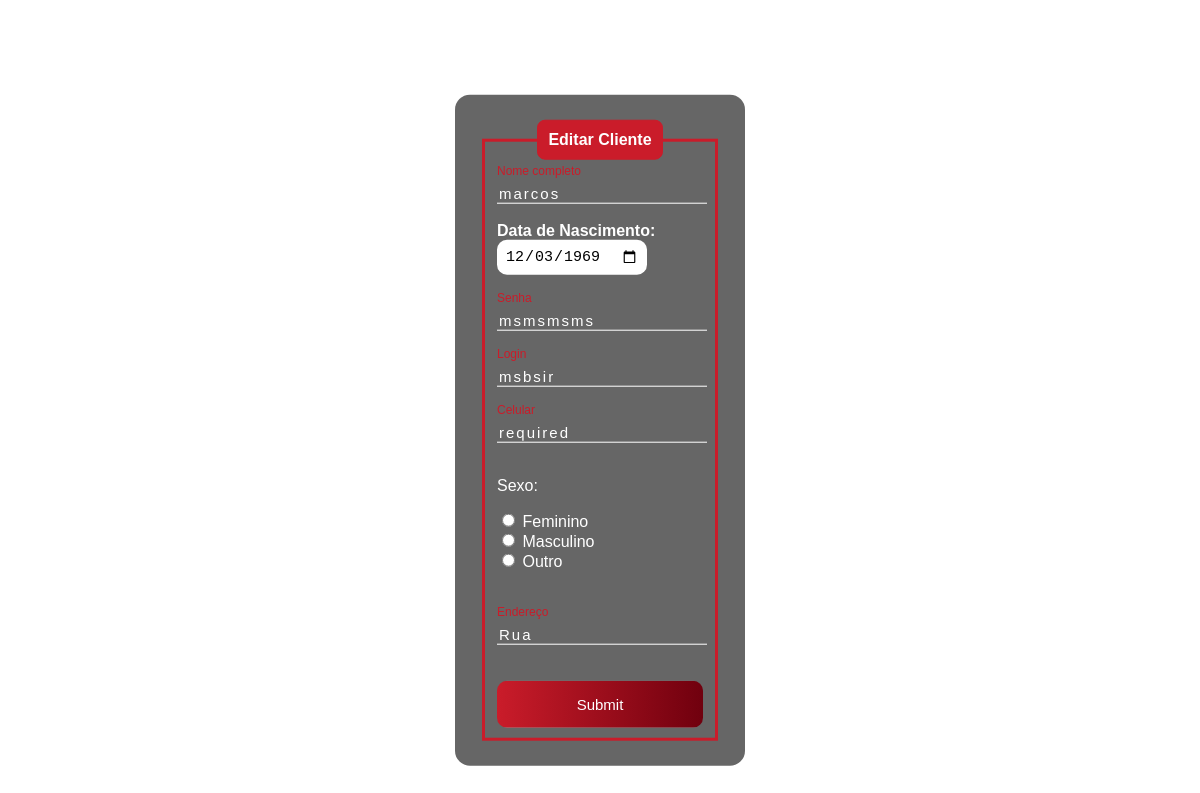
The page /admin/usuarios.php?id=129 on the database its author committed.
### tables this page shows
CREATE TABLE `usuarios` (
  `id` int(11) NOT NULL,
  `nome` varchar(80) NOT NULL,
  `nomeMaterno` varchar(255) NOT NULL,
  `dataNasc` date NOT NULL,
  `sexo` varchar(15) NOT NULL,
  `cpf` varchar(20) NOT NULL,
  `celular` varchar(20) NOT NULL,
  `telefoneFixo` varchar(20) NOT NULL,
  `endereco` varchar(255) NOT NULL,
  `login` varchar(20) NOT NULL,
  `senha` varchar(20) NOT NULL,
  `adm` char(1) NOT NULL,
  `dono` char(1) NOT NULL
);

### admin/usuarios.php (the view, shortened to what this page needs)
<?php
    include_once('../php/config.php');
    if(!empty($_GET['id']))
    {
        $id = $_GET['id'];
        $sqlSelect = "SELECT * FROM usuarios WHERE id=$id";
        $result = $conexao->query($sqlSelect);
        if($result->num_rows > 0)
        {
            while($user_data = mysqli_fetch_assoc($result))
            {
                $nome = $user_data['nome'];
                $dataNasc = $user_data['dataNasc'];
                $sexo = $user_data['sexo'];
                $celular = $user_data['celular'];
                $endereco = $user_data['endereco'];
                $login = $user_data['login'];
                $senha = $user_data['senha'];
            }
        }
        else
        {
            header('Location: ../admin/indexadm.php');
        }
    }
    else
    {
        header('Location: ../admin/indexadm.php');
    }
?>
<!DOCTYPE html>
<html lang="pt-bt">
<head>
</head>
<body>
    <div class="box">
        <form action="../php/saveEdit.php" method="POST">
            <fieldset>
                <legend><b>Editar Cliente</b></legend>
                <br>
                <div class="inputBox">
                    <input type="text" name="nome" id="nome" class="inputUser" value=<?php echo $nome;?> required>
                    <label for="nome" class="labelInput">Nome completo</label>
                </div>
                <br>
                <label for="data_nascimento"><b>Data de Nascimento:</b></label>
                <input type="date" name="data_nascimento" id="data_nascimento" value=<?php echo $dataNasc;?> required>
                <br><br><br>
                <div class="inputBox">
                    <input type="text" name="senha" id="senha" class="inputUser" value=<?php echo $senha;?> required>
                    <label for="senha" class="labelInput">Senha</label>
                </div>
                <br><br>
                <div class="inputBox">
                    <input type="text" name="login" id="login" class="inputUser" value=<?php echo $login;?> required>
                    <label for="login" class="labelInput">Login</label>
                </div>
                <br><br>
                <div class="inputBox">
                    <input type="text" name="celular" id="celular" class="inputUser" value=<?php echo $celular;?> required>
                    <label for="celular" class="labelInput">Celular</label>
                </div>
                <br>
                <p>Sexo:</p>
                <input type="radio" id="feminino" name="genero" value="feminino" <?php echo ($sexo == 'feminino') ? 'checked' : '';?> required>
                <label for="feminino">Feminino</label>
                <br>
                <input type="radio" id="masculino" name="genero" value="masculino" <?php echo ($sexo == 'masculino') ? 'checked' : '';?> required>
                <label for="masculino">Masculino</label>
                <br>
                <input type="radio" id="outro" name="genero" value="outro" <?php echo ($sexo == 'outro') ? 'checked' : '';?> required>
                <label for="outro">Outro</label>
                <br><br>
                <br>
                <br>
                <div class="inputBox">
                    <input type="text" name="endereco" id="endereco" class="inputUser" value=<?php echo $endereco;?> required>
                    <label for="endereco" class="labelInput">Endereço</label>
                </div>
                <br><br>
                <input type="submit" name="update" id="submit">
            </fieldset>
        </form>
    </div>
</body>
</html>

### admin/usuarios.php (style rules this page uses)
body { font-family: Arial, Helvetica, sans-serif; }
.box { color: white; position: absolute; top: 50%; left: 50%; transform: translate(-50%,-50%); background-color: rgba(0, 0, 0, 0.6); padding: 25px; margin: 30px 0 30px 0; border-radius: 15px; width: 20%; }
fieldset { border: 3px solid #ca1c2a; }
legend { border: 1px solid #ca1c2a; padding: 10px; text-align: center; background-color: #ca1c2a; border-radius: 8px; }
.inputBox { position: relative; }
.inputUser { background: none; border: none; border-bottom: 1px solid white; outline: none; color: white; font-size: 15px; width: 100%; letter-spacing: 2px; }
.labelInput { position: absolute; top: 0px; left: 0px; pointer-events: none; transition: .5s; }
.inputUser:focus ~ .labelInput, .inputUser:valid ~ .labelInput { top: -20px; font-size: 12px; color: #ca1c2a; }
#data_nascimento { border: none; padding: 8px; border-radius: 10px; outline: none; font-size: 15px; }
#submit { background-image: linear-gradient(to right,#ca1c2a, #70000E); width: 100%; border: none; padding: 15px; color: white; font-size: 15px; cursor: pointer; border-radius: 10px; }

### rows shown on the page
usuarios: nome "marcos", data_nascimento "12/03/1969", senha "msmsmsms", login "msbsir", sexo "☐ Feminino", sexo "☐ Masculino", sexo "☐ Outro", endereco "Rua"
